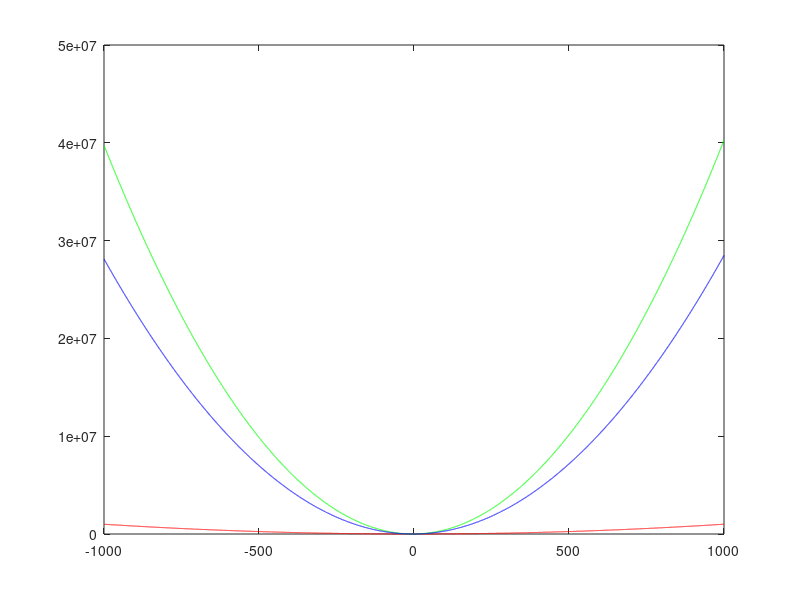

MATLAB code to generate this figure:
x = -1000:.1:1000;

y1 = x.^2 + x + 1;
y2 = 40*(x-3).^2 + (500*(x+6)) + 5;
y3 = (.3*y1) + .7*y2;
plot(x,y1,'r')
hold on
plot(x,y2,'g')
hold on
plot(x,y3,'b')
